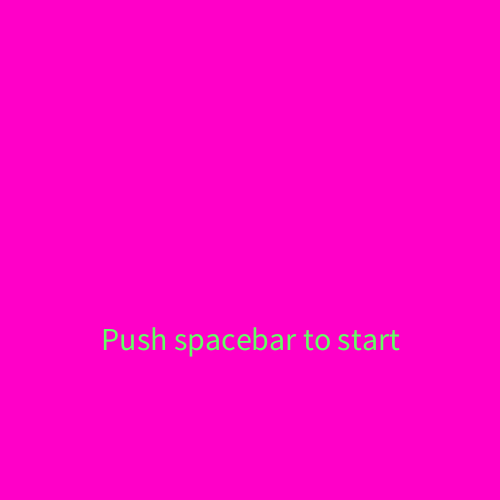
Frame 1 (no input)
Frame 60 (the mouse pressed at the canvas centre just before this capture): identical to frame 1, image omitted
Frame 120 (the mouse held since frame 60 and released just before this capture): identical to frame 1, image omitted

The Processing sketch that drew this single still picture (run headless with seeded random() and noise(); from frame 60 on, the mouse is pressed at the canvas centre):

// Processing sketch: processing_154296
// ── processing_154296.pde

int state = 0;
int numStars = 1000;
float [] dotX = new float[numStars];
float [] dotY = new float [numStars];
float [] velocity= new float[numStars];
float blackHoleX;
float blackHoleY;
float blackHoleVelocity;
void setup() {
  size (500, 500);
  background(0, 0, 200);
  for (int i =0; i<numStars; i++)
  {
    dotX[i] = random (width);  
    dotY[i]= random (height);
    velocity[i] = random(5) + 1;
  }
  blackHoleX = width/2;
  blackHoleY = height/2;
  blackHoleVelocity = 0.0;
}

void draw() {
  background (255, 0, 200);

  if (state == 0) {
    textSize (32);
    fill (100, 255, 100);
    textAlign(CENTER);
    text ("Push spacebar to start", 250, 350);
  } else if (state == 1) {
    background(0, 0, 255);
    stroke (255, 255, 0);
    strokeWeight(4);
    for (int i =0; i<numStars; i++) {
      point(dotX[i], dotY[i]);
      dotX[i] += velocity[i];
      dotY[i] += velocity[i];
      if (dotX[i] >width )
        dotX[i] = 0;
      if (dotY[i] >height )
        dotY[i] = 0;
    }
    stroke(0); 
    strokeWeight(25);
    point(blackHoleX, blackHoleY);

    for (int i =0; i<numStars; i++)
      if (dist (dotX[i], dotY[i], blackHoleX, blackHoleY)< 75)
      {
        if (dotX[i] > blackHoleX)
          velocity[i] = 0;
        dotX[i]--;
        if (dotX[i] < blackHoleX)

          dotX[i]++;
        if (dotY[i] > blackHoleY)

          dotY[i]--;
        if (dotY[i] < blackHoleY)

          dotY[i]++;
      }
  }
}
void keyPressed() {
  if (state == 0) {
    if (key == ' ') {
      state = 1;
    }
  } else if (state == 1) {
  } else {
  }
}
